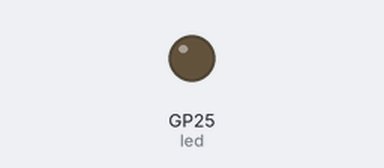
This program was run on a simulated Raspberry Pi Pico running MicroPython. Parts: output pins drawn as LEDs (lit = HIGH). Values from a settings file that is not in the repository are placeholders; a WiFi scan finds one network, HomeNet; what the program prints to the serial console is not drawn.

Above: at 1.0 s.
At 3.2 s:
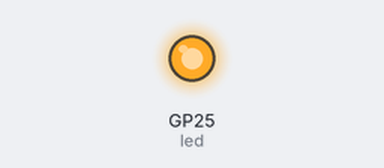
Timing chart, 0 to 6.5 s (numbered marks = the images above):
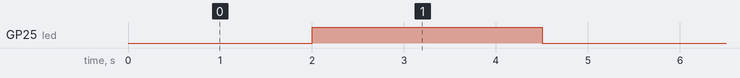

Measured:
- by itself, GP25 (led): alternates HIGH for 2.5 s and LOW for 2.5 s

The program:

main.py
```python
from machine import Pin
import uasyncio
import urequests

from env.env import Environment
from services.wifi import *

led = Pin("LED", Pin.OUT)


async def main():
    connection_status = ConnectionStatus.NOT_CONNECTED

    async def monitor_connection_status(station):
        nonlocal connection_status
        while True:
            if station.isconnected():
                connection_status = ConnectionStatus.CONNECTED
            else:
                connection_status = ConnectionStatus.NOT_CONNECTED
            await uasyncio.sleep_ms(500)

    async def setup_wifi():
        try:
            nonlocal connection_status
            connection_status = ConnectionStatus.CONNECTING
            print(f"Searching for {Environment.SSID}...")
            station = await connect_wifi(Environment.SSID, Environment.SSID_PASSWORD)
            intra_ipaddress, _, _, _ = station.ifconfig()
            uasyncio.create_task(monitor_connection_status(station))
            response = urequests.get("https://icanhazip.com/").text
            print("----\nIP Info:\n----")
            print(f"Internal IP Address: {intra_ipaddress}")
            print(f"External IP Address: {response}")
        except Exception as e:
            print(e)

    async def display_connection_status():
        while True:
            if connection_status == ConnectionStatus.CONNECTED:
                led.value(1)
            elif connection_status == ConnectionStatus.CONNECTING:
                led.value(1)
                await uasyncio.sleep_ms(500)
                led.value(0)
            else:
                led.value(0)
            await uasyncio.sleep_ms(500)

    uasyncio.create_task(display_connection_status())
    uasyncio.create_task(setup_wifi())
    print("Welcome!")

    while True:
        # Loop forever, just letting other processes run
        # This allows us to group our code above and keep it organized
        await uasyncio.sleep_ms(1000)


uasyncio.run(main())
```

wifi.py
```python
import network
import uasyncio


class ConnectionStatus:
    NOT_CONNECTED = 0
    CONNECTING = 1
    CONNECTED = 2


async def connect_wifi(ssid, password):
    sta_if = network.WLAN(network.STA_IF)
    sta_if.active(True)
    connected = False
    while not connected:
        nets = sta_if.scan()
        for net in nets:
            net_ssid = net[0].decode()
            if net_ssid == ssid:
                print(f'Network found! Connecting to {ssid}...')
                sta_if.connect(net_ssid, password)
                while not sta_if.isconnected():
                    await uasyncio.sleep_ms(500)
                print('WLAN connection succeeded!')
                connected = True
                break
        await uasyncio.sleep_ms(500)

    return sta_if
```
